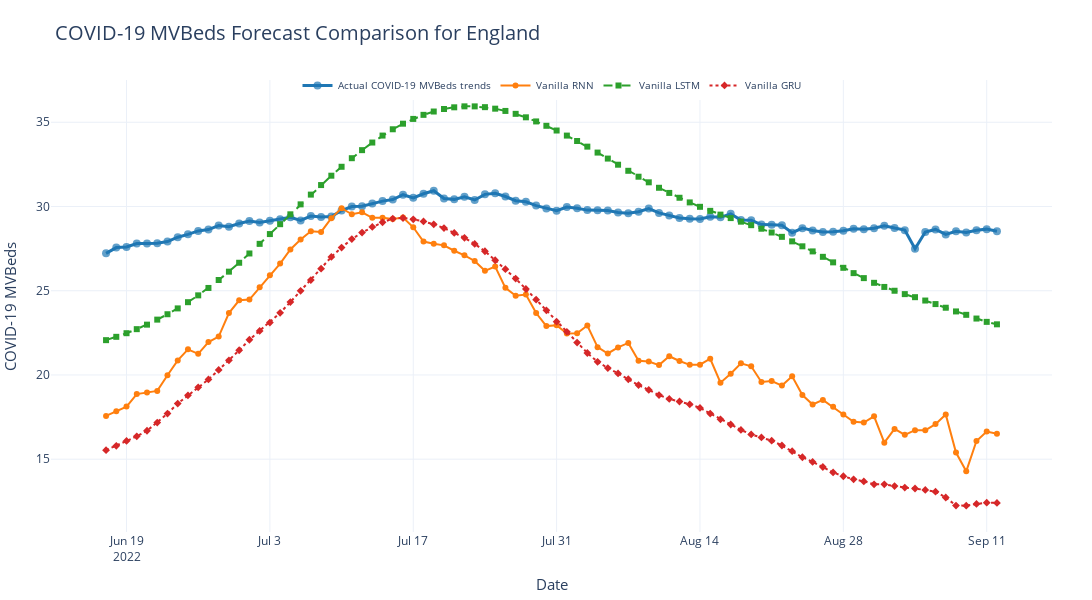

The code cell stored with this chart in its notebook:
### Code cell
# plot the forecast
forecast_columns = ["Vanilla RNN", "Vanilla LSTM", "Vanilla GRU"]
forecast_display_names = ["Vanilla RNN", "Vanilla LSTM", "Vanilla GRU"]
fig = plot_forecast(
    pred_df, forecast_columns, selected_area, forecast_display_names=forecast_display_names
)
fig.write_image("reports/figures/vanilla_rnn_lstm_gru_forecast.pdf")
fig.show()
